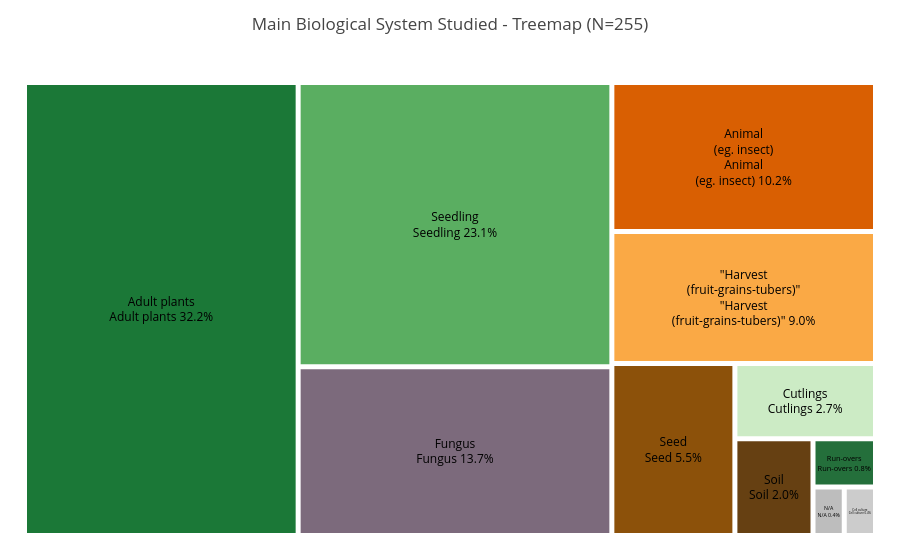

The notebook cell this image was saved under:
### Code cell
# Create treemap chart for Main Biological System (same data as pie chart)

bio_treemap = go.Figure(
    data=[
        go.Treemap(
            labels=bio_labels,
            values=bio_values,
            parents=[''] * len(bio_labels),  # all at root level
            text=bio_custom_text,
            textinfo='label+text',
            textposition='middle center',
            marker=dict(
                colors=bio_colors,
                line=dict(color='white', width=2)
            ),
            textfont=dict(size=12, color='black')
        )
    ]
)

bio_treemap.update_layout(
    title=f'Main Biological System Studied - Treemap (N={bio_total})',
    margin=dict(t=60, b=20, l=20, r=20)
)

bio_treemap.show()
bio_treemap.write_image('main_bio_system_treemap.png', width=800, height=600, scale=2)

### Figure 1 — Plotly figure (JSON) as saved in the notebook; plotly's stock layout.template omitted (floating-point values rounded to 4 significant figures)
{"data": [{"labels": ["Adult plants", "Seedling", "Fungus", "Animal<br>(eg. insect)", "\"Harvest<br>(fruit-grains-tubers)\"", "Seed", "Cutlings", "Soil", "Run-overs", "N/A", "Cell culture"], "marker": {"colors": ["#1b7837", "#5aae61", "#7c6a7c", "#d95f02", "#faa945", "#8c510a", "#ccebc5", "#664012", "#246f3b", "#bdbdbd", "#cccccc"], "line": {"color": "white", "width": 2}}, "parents": ["", "", "", "", "", "", "", "", "", "", ""], "text": ["Adult plants 32.2%", "Seedling 23.1%", "Fungus 13.7%", "Animal<br>(eg. insect) 10.2%", "\"Harvest<br>(fruit-grains-tubers)\" 9.0%", "Seed 5.5%", "Cutlings 2.7%", "Soil 2.0%", "Run-overs 0.8%", "N/A 0.4%", "Cell culture 0.4%"], "textfont": {"color": "black", "size": 12}, "textinfo": "label+text", "textposition": "middle center", "values": [82, 59, 35, 26, 23, 14, 7, 5, 2, 1, 1], "type": "treemap"}], "layout": {"margin": {"t": 60, "b": 20, "l": 20, "r": 20}, "title": {"text": "Main Biological System Studied - Treemap (N=255)"}}}
